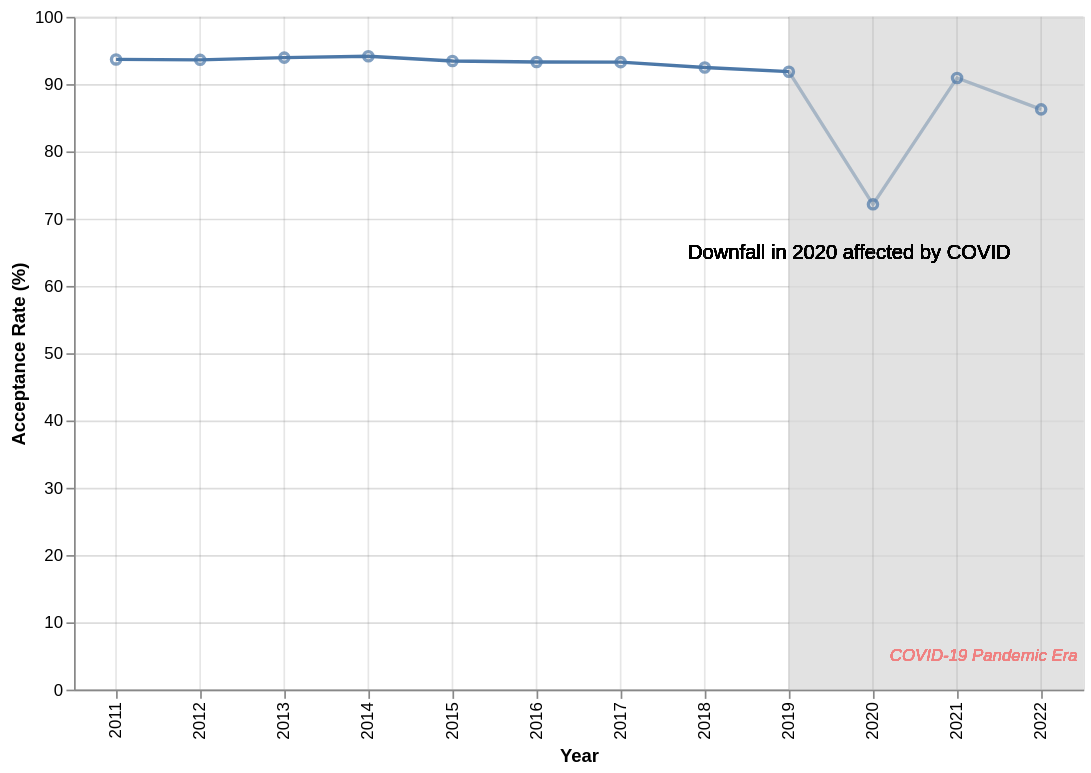

Write a Vega-Lite specification for this figure.
### Vega-Lite specification from a JSON file in a GitHub repository (floating-point values rounded to 4 significant figures)
{"$schema": "https://vega.github.io/schema/vega-lite/v5.json", "width": 600, "height": 400, "data": {"values": [{"year": "2011", "value": 93.67}, {"year": "2012", "value": 93.61}, {"year": "2013", "value": 93.94}, {"year": "2014", "value": 94.15}, {"year": "2015", "value": 93.43}, {"year": "2016", "value": 93.29}, {"year": "2017", "value": 93.26}, {"year": "2018", "value": 92.46}, {"year": "2019", "value": 91.85}, {"year": "2020", "value": 72.13}, {"year": "2021", "value": 90.92}, {"year": "2022", "value": 86.25}]}, "layer": [{"mark": "line", "encoding": {"x": {"field": "year", "type": "ordinal", "title": "Year"}, "y": {"field": "value", "type": "quantitative", "title": "Acceptance Rate (%)"}}}, {"mark": {"type": "rect", "color": "lightgray"}, "encoding": {"x": {"value": 425}, "x2": {"value": 600}, "y": {"value": 0}, "y2": {"value": 400}, "opacity": {"value": 0.09}}}, {"mark": {"type": "text", "align": "left", "baseline": "middle", "fontSize": 12, "dx": 5}, "encoding": {"text": {"value": "Downfall in 2020 affected by COVID"}, "x": {"value": 360}, "y": {"value": 140}, "opacity": {"value": 1}}}, {"mark": {"type": "text", "align": "left", "fontStyle": "italic", "baseline": "middle", "color": "lightcoral", "fontSize": 10, "dx": 5}, "encoding": {"text": {"value": "COVID-19 Pandemic Era"}, "x": {"value": 480}, "y": {"value": 380}, "opacity": {"value": 1}}}, {"mark": "point", "encoding": {"x": {"field": "year", "type": "ordinal"}, "y": {"field": "value", "type": "quantitative"}}}, {"mark": {"type": "rule", "color": "gray"}, "encoding": {"x": {"field": "year", "type": "ordinal"}, "y": {"value": 0}, "y2": {"value": 400}, "opacity": {"value": 0.2}}}]}
